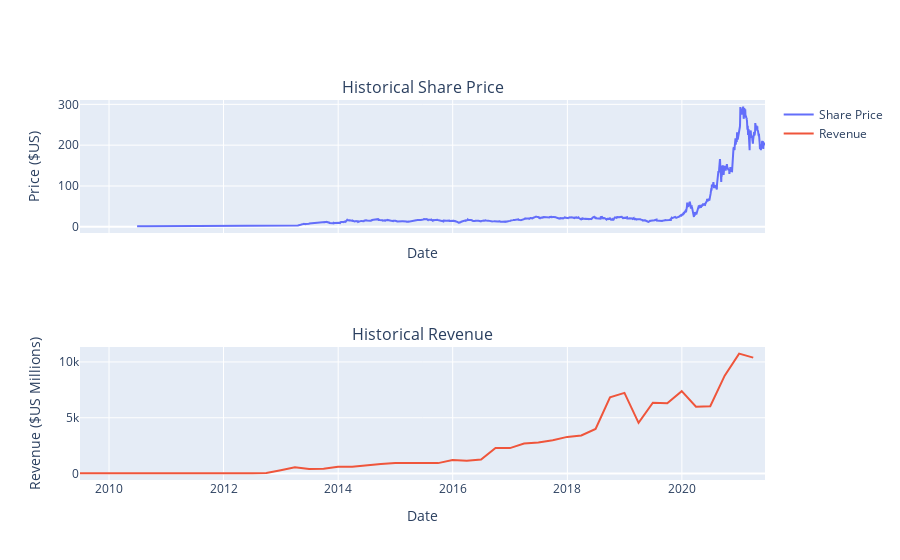

This figure's notebook cell:
### Code cell
make_graph(tesla_data,tesla_revenue,tesla)

### Figure 1 — Plotly figure (JSON) as saved in the notebook; plotly's stock layout.template omitted (floating-point values rounded to 4 significant figures; data arrays with more than 128 entries replaced by an {"elided": "..."} marker saying what was removed)
{"data": [{"name": "Share Price", "type": "scatter", "x": {"elided": "2759 str values"}, "xaxis": "x", "y": {"elided": "2759 float values"}, "yaxis": "y"}, {"name": "Revenue", "type": "scatter", "x": ["2021-03-31T00:00:00", "2020-12-31T00:00:00", "2020-09-30T00:00:00", "2020-06-30T00:00:00", "2020-03-31T00:00:00", "2019-12-31T00:00:00", "2019-09-30T00:00:00", "2019-06-30T00:00:00", "2019-03-31T00:00:00", "2018-12-31T00:00:00", "2018-09-30T00:00:00", "2018-06-30T00:00:00", "2018-03-31T00:00:00", "2017-12-31T00:00:00", "2017-09-30T00:00:00", "2017-06-30T00:00:00", "2017-03-31T00:00:00", "2016-12-31T00:00:00", "2016-09-30T00:00:00", "2016-06-30T00:00:00", "2016-03-31T00:00:00", "2015-12-31T00:00:00", "2015-09-30T00:00:00", "2015-06-30T00:00:00", "2015-03-31T00:00:00", "2014-12-31T00:00:00", "2014-09-30T00:00:00", "2014-06-30T00:00:00", "2014-03-31T00:00:00", "2013-12-31T00:00:00", "2013-09-30T00:00:00", "2013-06-30T00:00:00", "2013-03-31T00:00:00", "2012-12-31T00:00:00", "2012-09-30T00:00:00", "2012-06-30T00:00:00", "2012-03-31T00:00:00", "2011-12-31T00:00:00", "2011-09-30T00:00:00", "2011-06-30T00:00:00", "2011-03-31T00:00:00", "2010-12-31T00:00:00", "2010-09-30T00:00:00", "2010-06-30T00:00:00", "2010-03-31T00:00:00", "2009-09-30T00:00:00", "2009-06-30T00:00:00"], "xaxis": "x2", "y": [10389, 10744, 8771, 6036, 5985, 7384, 6303, 6350, 4541, 7226, 6824, 4002, 3409, 3288, 2985, 2790, 2696, 2285, 2298, 1270, 1147, 1214, 937, 955, 940, 957, 852, 769, 621, 615, 431, 405, 562, 306, 50, 27, 30, 39, 58, 58, 49, 36, 31, 28, 21, 46, 27], "yaxis": "y2"}], "layout": {"annotations": [{"font": {"size": 16}, "showarrow": false, "text": "Historical Share Price", "x": 0.5, "xanchor": "center", "xref": "paper", "y": 1.0, "yanchor": "bottom", "yref": "paper"}, {"font": {"size": 16}, "showarrow": false, "text": "Historical Revenue", "x": 0.5, "xanchor": "center", "xref": "paper", "y": 0.35, "yanchor": "bottom", "yref": "paper"}], "autosize": true, "xaxis": {"anchor": "y", "autorange": true, "domain": [0, 1], "matches": "x2", "range": ["2009-06-30", "2021-06-14"], "showticklabels": false, "title": {"text": "Date"}, "type": "date"}, "xaxis2": {"anchor": "y2", "autorange": true, "domain": [0, 1], "range": ["2009-06-30", "2021-06-14"], "title": {"text": "Date"}, "type": "date"}, "yaxis": {"anchor": "x", "autorange": true, "domain": [0.65, 1.0], "range": [-15.24, 310.7], "title": {"text": "Price ($US)"}, "type": "linear"}, "yaxis2": {"anchor": "x2", "autorange": true, "domain": [0, 0.35], "range": [-574.7, 11340.0], "title": {"text": "Revenue ($US Millions)"}, "type": "linear"}}}
